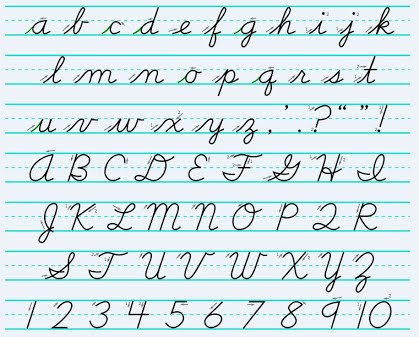
#> input picture glinklater/watershed/test1.jpg, 419 x 337 px
$ python watershed.py test1.jpg   (Python 2 division)
#> lines starting #> are read from the running program, lines starting #| are printed output that depends on the picture; after the words box and inside, x2 and y2 are one past the last pixel; in counts of white or black regions, pixels touching at a corner belong together
import numpy as np
import cv2 as cv
import sys
from matplotlib import pyplot as plt

def debug_display(image):
	cv.imshow('Debug', image)
	cv.waitKey(0)
	cv.destroyAllWindows()

file = None
try:
	print sys.argv[1]
	file = sys.argv[1]
except:
	print 'Please specify an input file'
	sys.exit(1)

img = cv.imread(file)
#> img is the input picture: shape (337, 419, 3); mean B, G, R 233.8, 229.8, 212.3
gray = cv.cvtColor(img, cv.COLOR_BGR2GRAY)
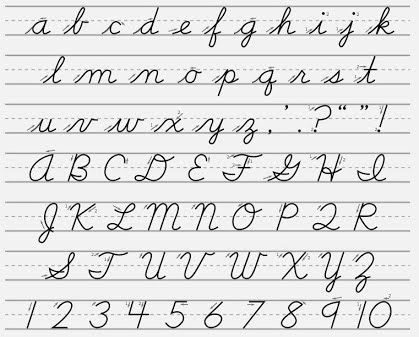
#> gray: shape (337, 419); min 0, max 255, mean 225
ret, thresh = cv.threshold(gray, 0, 255, cv.THRESH_BINARY_INV+cv.THRESH_OTSU)
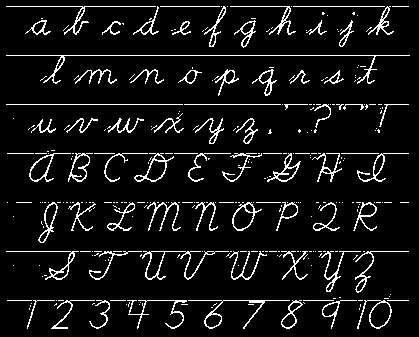
#> thresh: shape (337, 419); 7.6% white in thin lines or dots
#> ret = 161

debug_display(thresh)

kernel = np.ones((3, 3), np.uint8)
opening = cv.morphologyEx(thresh, cv.MORPH_OPEN, kernel, iterations=2)
#> opening: shape (337, 419); every value is 0

sure_bg = cv.dilate(opening, kernel, iterations=3)

dist_transform = cv.distanceTransform(opening, cv.DIST_L2, 5)
#> dist_transform: shape (337, 419) float32; every value is 0
ret, sure_fg = cv.threshold(dist_transform, 0.7*dist_transform.max(), 255, 0)

sure_fg = np.uint8(sure_fg)
unknown = cv.subtract(sure_bg, sure_fg)

debug_display(sure_bg)
debug_display(sure_fg)
debug_display(unknown)

ret, markers = cv.connectedComponents(sure_fg)
#> ret = 1
markers = markers + 1
#> markers: shape (337, 419) int32; every value is 1
markers[unknown==255] = 0
markers = cv.watershed(img, markers)
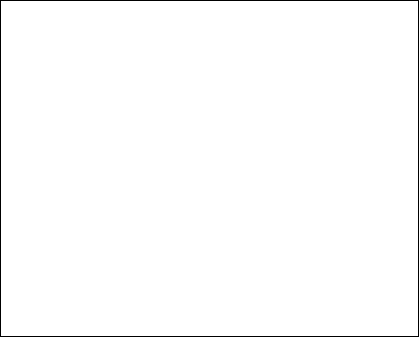
#> markers: shape (337, 419) int32; values -1 (black) and 1 (white), 98.9% white; black in thin lines or dots
img[markers == -1] = [255, 0, 0]
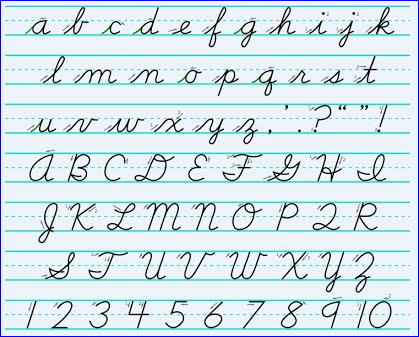
#> img: shape (337, 419, 3); 1.07% of pixels changed, all inside (x1, y1, x2, y2) = (0, 0, 419, 337)

debug_display(img)

$ run again, on glinklater/watershed/squished-handwriting.jpg
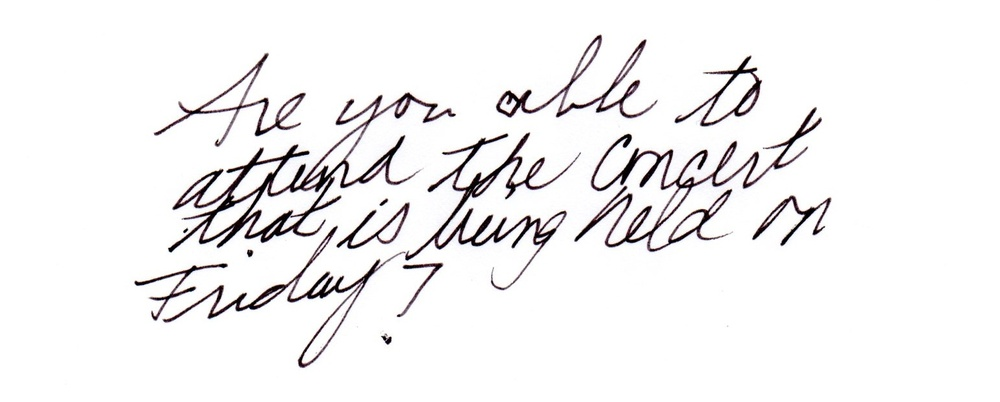
#> input picture glinklater/watershed/squished-handwriting.jpg, 1000 x 402 px, shrunk from 1549 x 623 before the run
#> img is the input picture: shape (402, 1000, 3); mean B, G, R 241.7, 241.1, 242.2
#> `ret, thresh = cv.threshold(gray, 0, 255, cv.THRESH_BINARY_INV+cv.THRES..`:
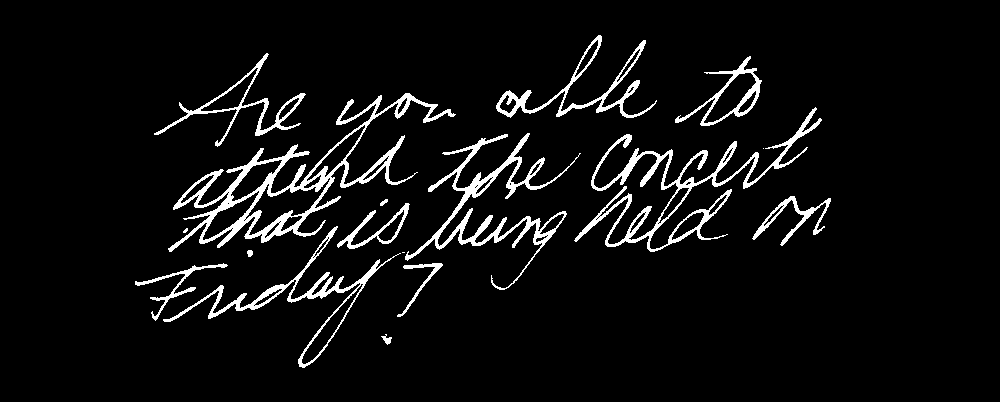
#> thresh: shape (402, 1000); 5.7% white; 17 white regions (3 under 20 px), largest, box (x1, y1, x2, y2) and area: (168, 93, 456, 252) 6082, (574, 107, 822, 252) 4390, (405, 133, 581, 290) 3566
#> `ret, thresh = cv.threshold(gray, 0, 255, cv.THRESH_BINARY_INV+cv.THRES..`: ret = 152
#> opening: shape (402, 1000); 0.73% white; 61 white regions, largest, box (x1, y1, x2, y2) and area: (463, 178, 479, 200) 172, (622, 157, 637, 179) 166, (218, 196, 234, 211) 131
#> sure_bg: shape (402, 1000); 2.6% white; 51 white regions, largest, box (x1, y1, x2, y2) and area: (207, 182, 238, 220) 608, (271, 210, 301, 239) 512, (460, 175, 482, 203) 438
#> `ret, sure_fg = cv.threshold(dist_transform, 0.7*dist_transform.max(), ..`: ret = 3.08
#> unknown: shape (402, 1000); 2.5% white; 51 white regions, largest, box (x1, y1, x2, y2) and area: (207, 182, 238, 220) 602, (271, 210, 301, 239) 504, (460, 175, 482, 203) 419
#> `ret, markers = cv.connectedComponents(sure_fg)`: ret = 23
#> `img[markers == -1] = [255, 0, 0]`:
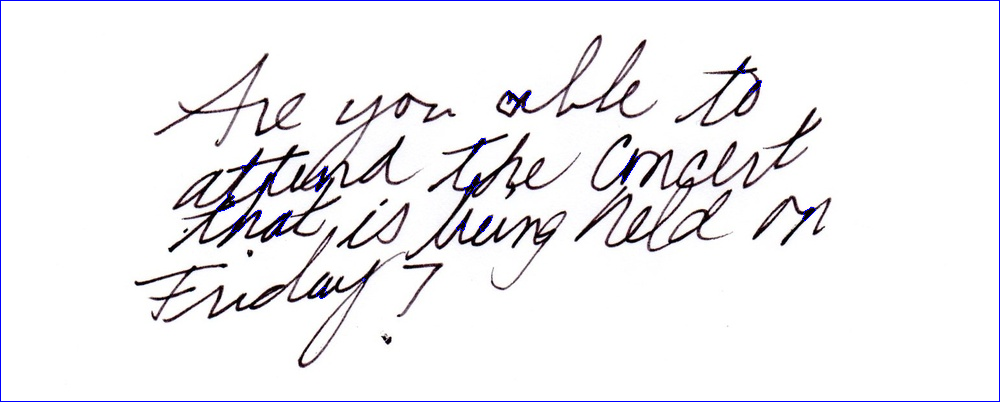
#> img: shape (402, 1000, 3); 0.88% of pixels changed, all inside (x1, y1, x2, y2) = (0, 0, 1000, 402)
